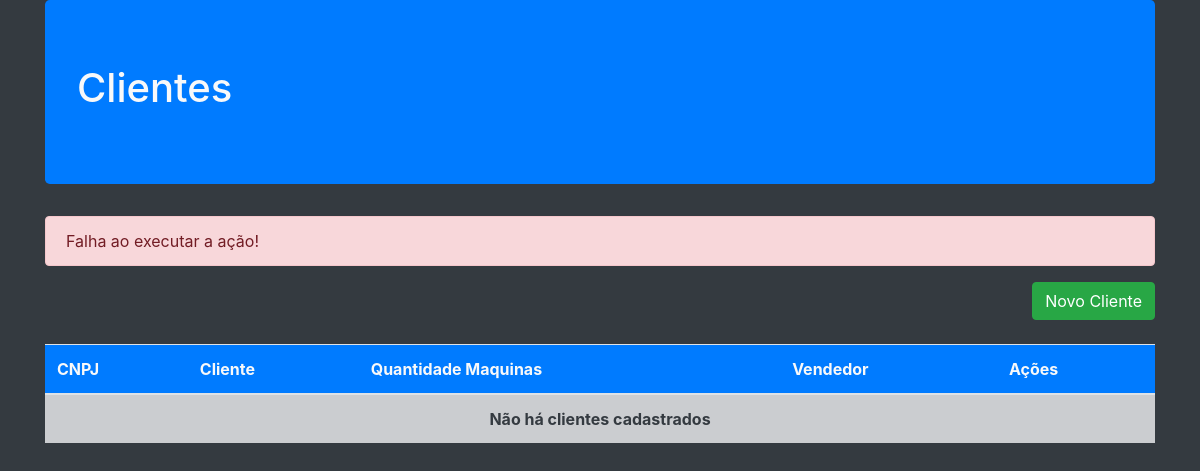
Page /Clientes/ListaCliente.php?status=error on the earlier database version.
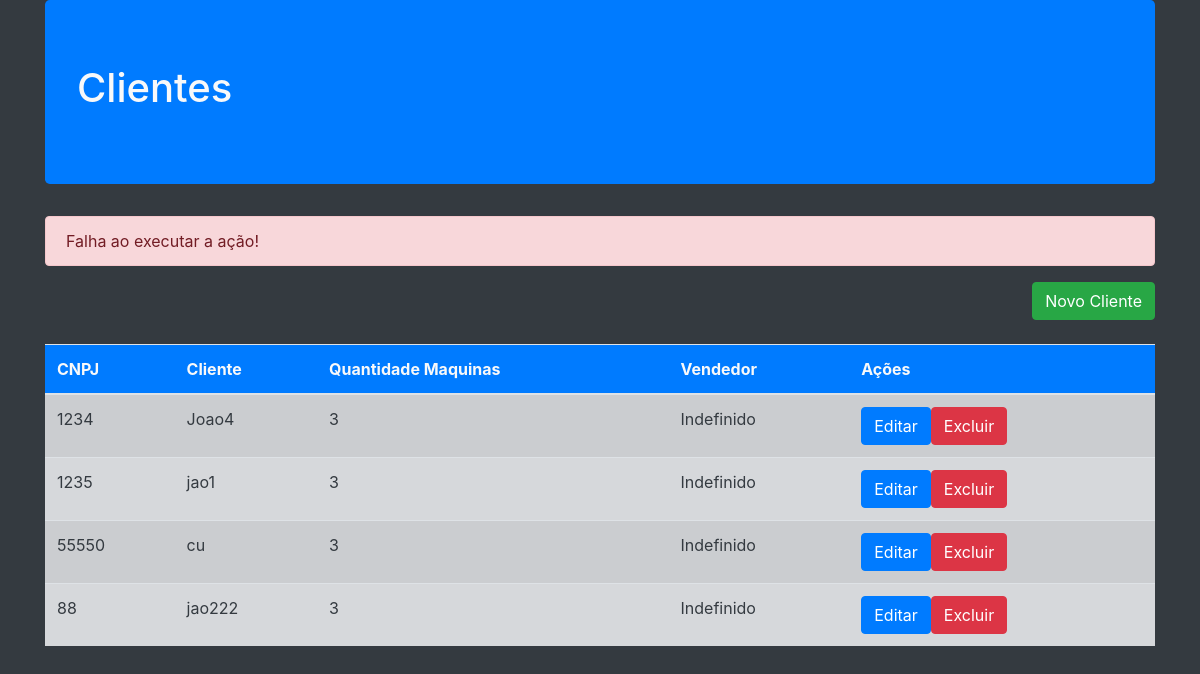
Same page on the later database version.
### tables this page shows
CREATE TABLE `cliente` (
  `cnpj_cli` varchar(14) NOT NULL,
  `nome` varchar(100) NOT NULL,
  `qtd_maq` int(11) DEFAULT NULL,
  `cnpj_vend` varchar(14) NOT NULL
);

### Vendedor/App/Db/Conexao.class.php (called while the page is built, shortened)
<?php
class Conexao{
private $table;
private $connection;
public function __construct($table=null)
{
    $this->table= $table;
}
private function Conexao(){
    $username='root';
    $password='';
   try{
        $this->connection= new PDO ('mysql:host=localhost;dbname=cadastro_maquinas',$username, $password);
        $this->connection->setAttribute(PDO::ATTR_ERRMODE,PDO::ERRMODE_EXCEPTION);
    }catch(PDOException $e){
        die('ERROR:'.$e->getMessage());
}
}
public function execute($query,$params=[]){
    try{
        $statement = $this->connection->prepare($query);
        $statement->execute($params);
        return $statement;
    }catch(PDOException $e){
        die('ERROR:'.$e->getMessage());
    }
}
public function select($where=null,$order=null,$limit=null,$fields='*'){
    $where= strlen($where)?'WHERE '.$where:'';
    $order= strlen($order)?'ORDER BY '.$order:'';
    $limit= strlen($limit)?'LIMIT '.$limit:'';
    $query='SELECT '.$fields.' FROM '.$this->table.' '.$where.' '.$order.' '.$limit;
    return $this->execute($query);
}
}
?>

### Vendedor/App/Entity/Cliente.class.php (called while the page is built, shortened)
<?php
require_once ('../Vendedor/App/Db/Conexao.class.php');
class Cliente{
public static function getClientes($where=null,$order=null,$limit=null,$fields='*'){
return (new Conexao('cliente'))->select($where,$order,$limit,$fields)
                                ->fetchAll(PDO::FETCH_CLASS,self::class);
}
}
?>

### Clientes/ListaCliente.php (the view, shortened to what this page needs)
<?php
require ('../Vendedor/App/Entity/cliente.class.php');
$clientes = Cliente:: getClientes();
$imprime='';
foreach ($clientes as $cliente){
    $imprime.= '<tr>
    <td>'.$cliente->cnpj_cli.'</td>
    <td>'.$cliente->nome.'</td>
    <td>'.$cliente->qtd_maq.'</td>
    <td>Indefinido</td>
    <td><a href="Editarcliente.php?cliente='.$cliente->cnpj_cli.'" class="btn btn-primary">Editar</a ><a href="Deletarcliente.php?cliente='.$cliente->cnpj_cli.'"  class="btn btn-danger">Excluir</a></td>
</tr>';
}
$msg='';
if(isset($_GET['status'])){
    switch ($_GET['status']){
        case 'error':
            $msg='<div class="alert alert-danger">Falha ao executar a ação!</div>';
            break;
    }
}
require ('./Header.php')
?>
<?=$msg?>
<a class="btn btn-success mb-4 float-right" href="./CadastraCliente.php">Novo Cliente</a>
<table class="table  table-striped">
    <thead class="bg-primary">
        <tr>
            <th>CNPJ</th>
            <th>Cliente</th>
            <th>Quantidade Maquinas</th>
            <th>Vendedor</th>
            <th>Ações</th>
        </tr>
    </thead>
    <tbody class="table-secondary text-dark">
       <?php if ($imprime=='')
       {$imprime='<tr><td class="font-weight-bold text-center" colspan="5">Não há clientes cadastrados</td></tr>';}
       echo $imprime;?>
    </tbody>
</table>

Differences in the rows shown:
added cliente: cnpj_cli "1234", nome "Joao4", qtd_maq "3"
added cliente: cnpj_cli "1235", nome "jao1", qtd_maq "3"
added cliente: cnpj_cli "55550", nome "cu", qtd_maq "3"
added cliente: cnpj_cli "88", nome "jao222", qtd_maq "3"
Other differences:
text no longer shown: "Não há clientes cadastrados"
